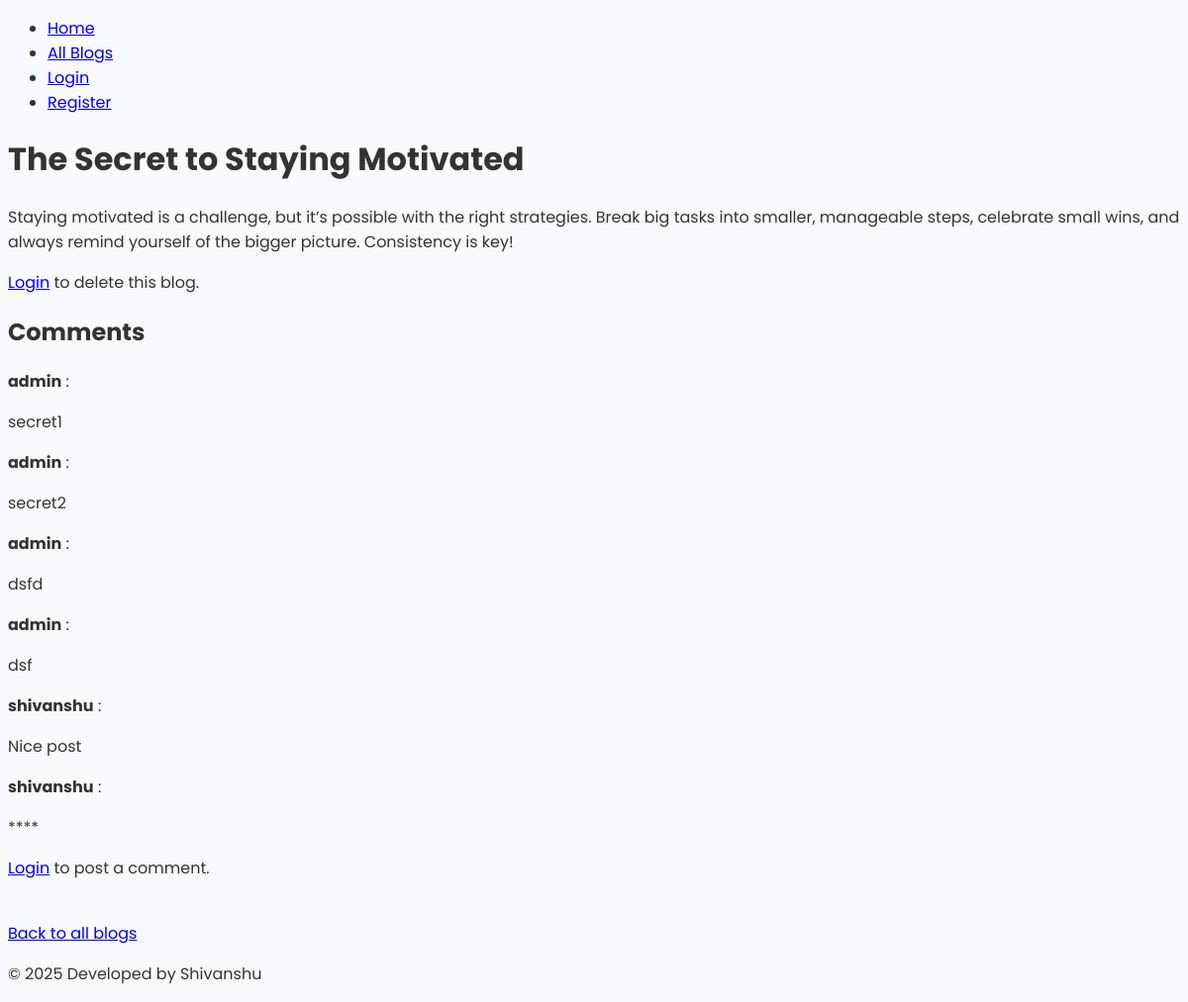
Page /blogs/5 on the committed database.
### models/blog.py (models this page shows)
class Blog(SQLModel, table=True):
    id: int = Field(primary_key=True)
    title: str
    body: str
    comments: List["Comment"] = Relationship(
        back_populates="blog",
        sa_relationship_kwargs={"cascade": "all, delete-orphan"}
    )

### models/comment.py (models this page shows)
class Comment(SQLModel, table=True):
    id: Optional[int] = Field(default=None, primary_key=True)
    blog_id: int = Field(foreign_key="blog.id")
    username: str  # the user who commented
    content: str
    blog: Optional["Blog"] = Relationship(back_populates="comments")

### routers/blogs.py (the view)
@router.get("/blogs/{blog_id}", response_class=HTMLResponse)
async def blog_detail(
    request: Request,
    blog_id: int,  # Accept blog_id as a path parameter
    session: SessionDep,
    username: str | None = Depends(get_username)
):
    user_authenticated = username is not None
    blog = session.exec(select(Blog).where(Blog.id == blog_id)).first()
    if not blog:
        raise HTTPException(status_code=404, detail="Blog not found")
    comments = session.exec(select(Comment).where(Comment.blog_id == blog_id)).all()
    return templates.TemplateResponse(
        "blogDetails.html",
        {
            "request": request,
            "blog": blog,
            "comments": comments,
            "user_authenticated": user_authenticated,
            "username": username
        }
    )

### templates/blogDetails.html (shortened to what this page needs)
{% extends "base.html" %}
{% block content %}
<div class="container">
    <h1>{{ blog.title }}</h1>
    <p>{{ blog.body }}</p>
    {% if user_authenticated %}
        <form action="/blog/{{ blog.id }}/" method="post">
            <button type="submit"> Delete Blog</button>
        </form>
    {% else %}
        <p><a href="/login">Login</a> to delete this blog.</p>
    {% endif %}
    <h2>Comments</h2>
    <div class="comments">
        {% if comments %}
            {% for comment in comments %}
                <div class="comment">
                    <b>{{ comment.username }}</b> : <p>{{ comment.content }}</p>
                </div>
            {% endfor %}
        {% else %}
            <p>No comments yet.</p>
        {% endif %}
    </div>
    {% if user_authenticated %}
        <h3>Leave a Comment</h3>
        <form action="/blogs/{{ blog.id }}/comment" method="post">
            <textarea name="comment_content" placeholder="Your comment" required></textarea><br>
            <button type="submit">Post Comment</button>
        </form>
    {% else %}
        <p><a href="/login">Login</a> to post a comment.</p>
    {% endif %}
    <br>
    <a href="/blogs/">Back to all blogs</a>
</div>
{% endblock %}

### templates/base.html (shortened to what this page needs)
<!DOCTYPE html>
<html lang="en">
<head>
    <link rel="stylesheet" href="/static/style.css">
</head>
<body>
    {% include 'partials/navbar.html' %}
    <div>
        {% block content %}{% endblock %}
    </div>
    {% include 'partials/footer.html' %}
</body>
</html>

### templates/partials/navbar.html
<nav>
    <ul>
        <li><a href="/home">Home</a></li>
        <li><a href="/blogs">All Blogs</a></li>
        {% if user_authenticated %}
            <li><a href="/create-blog">Create Blog</a></li>
            <hr>
            <li>Welcome, {{ username }}</li>
            <li><a href="/logout">Logout</a></li>
        {% else %}
            <li><a href="/login">Login</a></li>
            <li><a href="/registration">Register</a></li>
        {% endif %}
    </ul>
</nav>

### templates/partials/footer.html
<footer>
    <p>© 2025 Developed by Shivanshu</p>
</footer>

### static/style.css (style rules this page uses)
* { box-sizing: border-box; }
body { font-family: 'Poppins', sans-serif; background-color: #f9fafb; color: #333; }

### rows in the picture
Blog: title "The Secret to Staying Motivated", body "Staying motivated is a challenge, but it’s possible with the right strategies. Break big tasks into smaller, manageable steps, celebrate small wins, and always remind yourself of the bigger picture. Consistency is key!"
Comment: username "admin", content "secret1"
Comment: username "admin", content "secret2"
Comment: username "admin", content "dsfd"
Comment: username "admin", content "dsf"
Comment: username "shivanshu", content "Nice post"
Comment: username "shivanshu", content "****"
